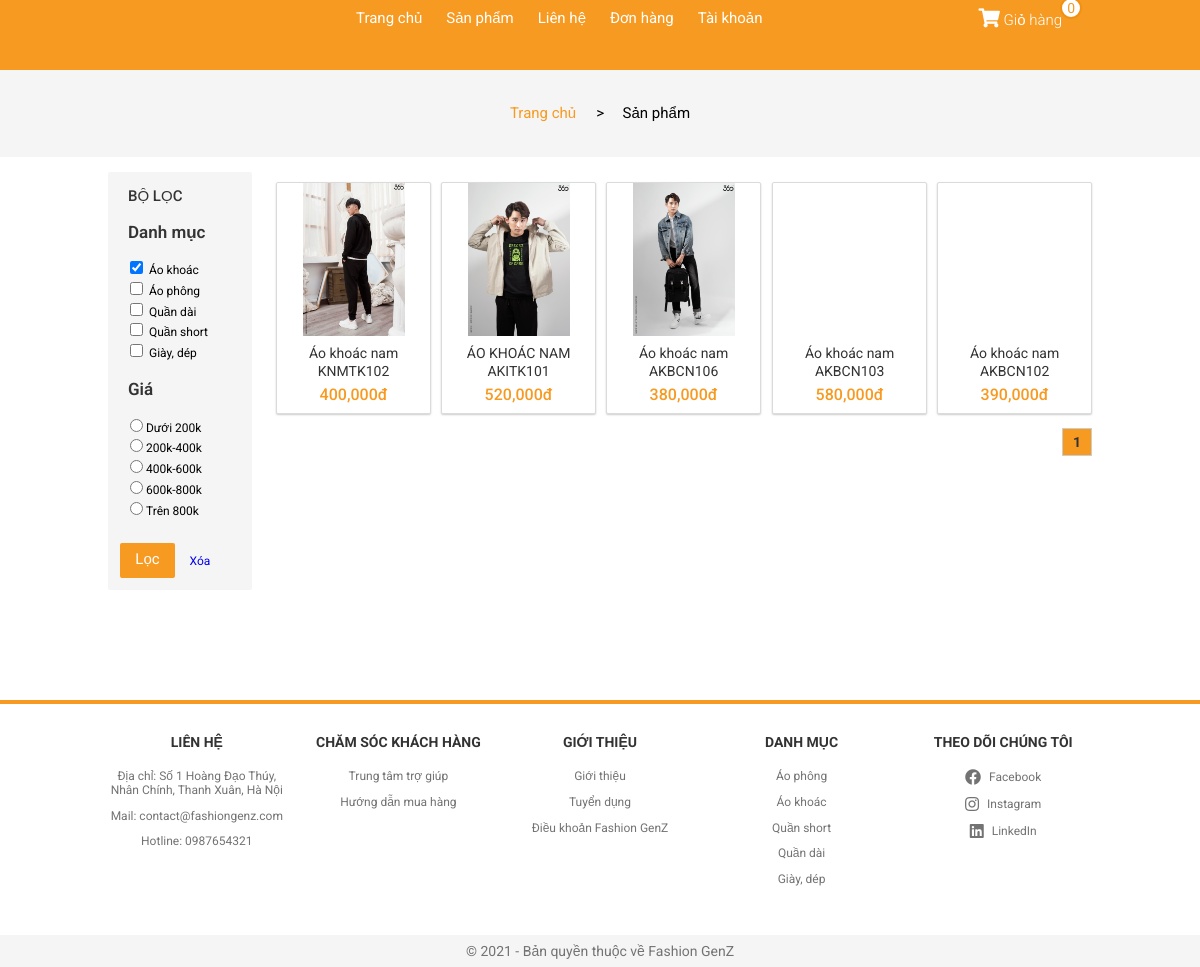
The page /?controller=sanpham&id=1 on the database its author committed.
### tables this page shows
CREATE TABLE `catalog` (
  `id` int(11) NOT NULL,
  `name` varchar(100) DEFAULT NULL
);

CREATE TABLE `product` (
  `id` int(11) NOT NULL,
  `name` varchar(200) DEFAULT NULL,
  `price` int(11) DEFAULT NULL,
  `image` varchar(200) DEFAULT NULL,
  `description` varchar(1000) DEFAULT NULL,
  `qty` int(11) DEFAULT NULL,
  `catalog` int(11) DEFAULT NULL,
  `total_rate` float DEFAULT NULL,
  `rate_times` int(11) DEFAULT NULL,
  `image2` varchar(200) DEFAULT NULL,
  `image3` varchar(200) DEFAULT NULL,
  `image4` varchar(200) DEFAULT NULL
);

### View/V-sanpham.php (the view, shortened to what the rows shown need)
<!DOCTYPE html>
<html lang="en">
<head>
    <link rel="stylesheet" href="./Assets/Css/grid.css">
    <link rel="stylesheet" href="./Assets/Css/responsive.css">
    <link rel="stylesheet" href="./Assets/Css/main.css">
    <link rel="stylesheet" href="./Assets/Css/base.css">
    <link rel="stylesheet" href="https://cdnjs.cloudflare.com/ajax/libs/normalize/8.0.1/normalize.min.css" />
    <link rel="stylesheet" href="./Assets/Fonts/fontawesome-free-5.15.3-web/css/all.min.css">
</head>
<body>
        <div class="app">
            <div class="content">
                <div class="product">
                    <div class="grid wide">
                        <div class="row">
                            <div class="col l-2 m-0 c-0">
                                <nav class="catalog">
                                    <form action="?controller=sanpham" method="post">
                                    <ul class="catalog__list">
                                        <?php foreach ($catalog as $key => $value){ ?>
                                            <li class="catalog__item">
                                                <input class="find" type="checkbox" class="find" name="catalog[]" value="<?php echo $value['id'] ?>" <?php if(isset($catalog_id) && ($catalog_id == $value['id'])){ echo "checked"; } ?> > &nbsp;<?php echo $value['name'] ?>
                                            </li>
                                        <?php } ?>
                                    </ul>
                                    </form>
                                </nav>
                            </div>
                            <div class="col l-10 m-12 c-12">
                                <div class="row sm-gutter">
                                    <?php
                                    foreach ($product as $key => $value){
                                    ?>
                                    <div class="col l-2-4 m-4 c-6">
                                        <div class="home-product-item">
                                            <a href="?controller=chitietsanpham&id=<?php echo $value['id'] ?>" class="home-product-item__link">
                                                <div class="home-product-item__img" style="background-image: url('<?php echo $value['image'] ?>');"></div>
                                                <h4 class="home-product-item__name"><?php echo $value['name'] ?></h4>
                                                <div class="hone-product-item__price">
                                                    <span class="home-product-item__price-current">
                                                        <?php echo number_format($value['price']); ?>đ
                                                    </span>
                                                </div>
                                            </a>
                                        </div>
                                    </div>
                                    <?php } ?>
                                </div>
                            </div>
                        </div>
                    </div>
                </div>
            </div>
        </div>
</body>
</html>

### rows shown on the page
catalog: id "☑", name "Áo khoác"
catalog: name "Áo phông"
catalog: name "Quần dài"
catalog: name "Quần short"
catalog: name "Giày, dép"
product: image (picture), name "Áo khoác nam KNMTK102", price "400,000"
product: image (picture), name "ÁO KHOÁC NAM AKITK101", price "520,000"
product: image (picture), name "Áo khoác nam AKBCN106", price "380,000"
product: name "Áo khoác nam AKBCN103", price "580,000"
product: name "Áo khoác nam AKBCN102", price "390,000"

### other values the page prints
$_SESSION['qty'] "0"
